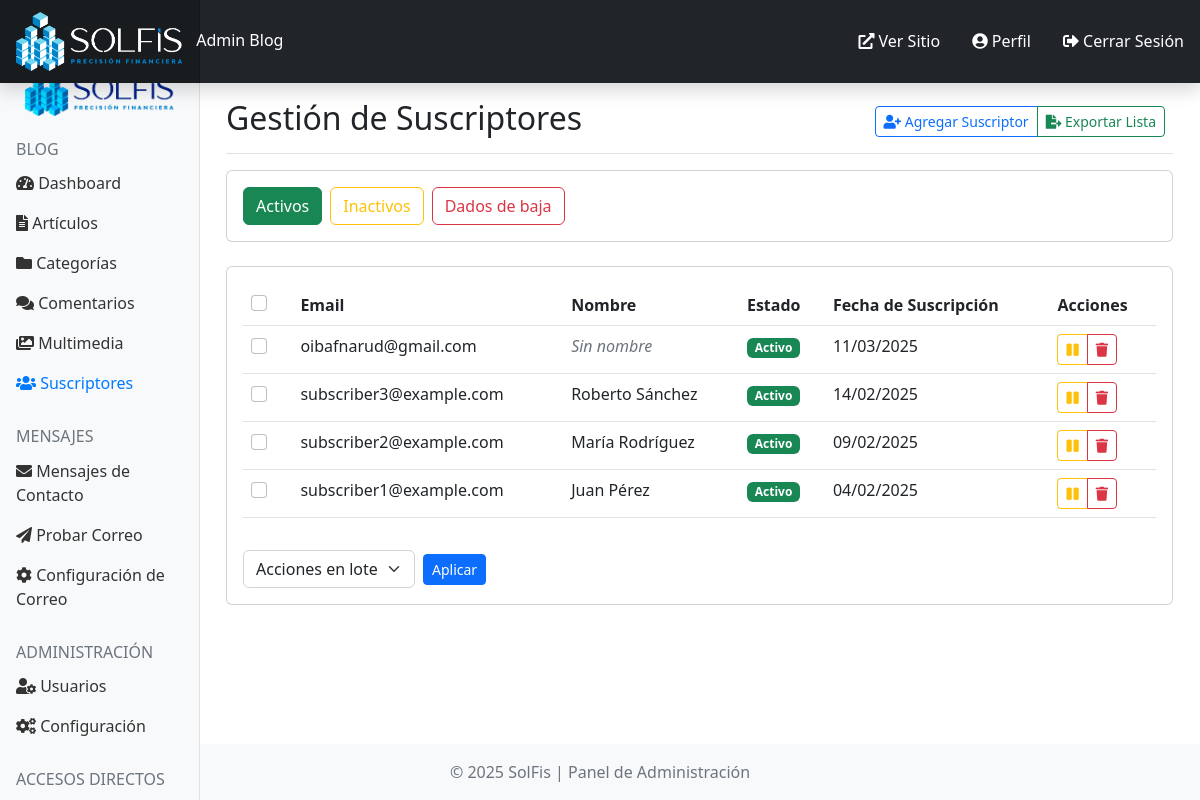
The app's page /admin/subscribers.php?message=subscriber-error (signed in) with its own data.
### tables this page shows
CREATE TABLE `subscribers` (
  `id` int(11) NOT NULL,
  `email` varchar(255) NOT NULL,
  `name` varchar(255) DEFAULT NULL,
  `status` enum('active','inactive','unsubscribed') NOT NULL DEFAULT 'active',
  `created_at` datetime NOT NULL
);

### includes/blog-system.php (called while the page is built, shortened)
<?php
class Database {
    private $connection;
    private static $instance;
    private function __construct() {
        $this->connection = new mysqli(DB_HOST, DB_USER, DB_PASS, DB_NAME);
        $this->connection->set_charset("utf8mb4");
    }
    public static function getInstance() {
        if (!self::$instance) {
            self::$instance = new self();
        }
        return self::$instance;
    }
    public function query($sql) {
        return $this->connection->query($sql);
    }
    public function escape($string) {
        return $this->connection->real_escape_string($string);
    }
}
class Subscriber {
    private $db;
    public function __construct() {
        $this->db = Database::getInstance();
    }
    public function getSubscribers($page = 1, $per_page = 20, $status = 'active') {
        $offset = ($page - 1) * $per_page;
        $sql = "SELECT * FROM subscribers";
        if ($status) {
            $status = $this->db->escape($status);
            $sql .= " WHERE status = '$status'";
        }
        $sql .= " ORDER BY created_at DESC LIMIT $offset, $per_page";
        $result = $this->db->query($sql);
        $subscribers = [];
        while ($result && $row = $result->fetch_assoc()) {
            $subscribers[] = $row;
        }
        $countSql = "SELECT COUNT(*) as total FROM subscribers";
        if ($status) {
            $countSql .= " WHERE status = '$status'";
        }
        $countResult = $this->db->query($countSql);
        $totalSubscribers = 0;
        if ($countResult && $countResult->num_rows > 0) {
            $totalSubscribers = $countResult->fetch_assoc()['total'];
        }
        return [
            'subscribers' => $subscribers,
            'total' => $totalSubscribers,
            'pages' => ceil($totalSubscribers / $per_page),
            'current_page' => $page
        ];
    }
}
class Auth {
    private static $instance;
    public static function getInstance() {
        if (!self::$instance) {
            self::$instance = new self();
        }
        return self::$instance;
    }
}
class Contact {
    private $db;
    public function __construct() {
        $this->db = Database::getInstance();
    }
    public function getMessages($page = 1, $per_page = 10, $status = null) {
        if ($status) {
            $status = $this->db->escape($status);
        }
        $messages = [];
        $countSql = "SELECT COUNT(*) as total FROM contact_messages";
        if ($status) {
            $countSql .= " WHERE status = '$status'";
        }
        $countResult = $this->db->query($countSql);
        $totalMessages = 0;
        if ($countResult && $countResult->num_rows > 0) {
            $totalMessages = $countResult->fetch_assoc()['total'];
        }
        return [
            'messages' => $messages,
            'total' => $totalMessages,
            'pages' => ceil($totalMessages / $per_page),
            'current_page' => $page
        ];
    }
}

### admin/subscribers.php (the view, shortened to what this page needs)
<?php
require_once '../includes/blog-system.php';
$subscriber = new Subscriber();
$page = isset($_GET['page']) ? (int)$_GET['page'] : 1;
$status = isset($_GET['status']) ? $_GET['status'] : 'active';
$per_page = 20;
$subscribersData = $subscriber->getSubscribers($page, $per_page, $status);
$subscribers = $subscribersData['subscribers'];
?>
<?php include 'includes/header.php'; ?>
<div class="admin-main">
    <div class="container-fluid">
        <div class="row">
            <?php include 'includes/sidebar.php'; ?>
            <main class="col-md-9 ms-sm-auto col-lg-10 px-md-4">
                <div class="d-flex justify-content-between flex-wrap flex-md-nowrap align-items-center pt-3 pb-2 mb-3 border-bottom">
                    <h1 class="h2">Gestión de Suscriptores</h1>
                    <div class="btn-toolbar mb-2 mb-md-0">
                        <div class="btn-group me-2">
                            <button type="button" class="btn btn-sm btn-outline-primary" data-bs-toggle="modal" data-bs-target="#addSubscriberModal">
                                <i class="fas fa-user-plus"></i> Agregar Suscriptor
                            </button>
                            <button type="button" class="btn btn-sm btn-outline-success" data-bs-toggle="modal" data-bs-target="#exportSubscribersModal">
                                <i class="fas fa-file-export"></i> Exportar Lista
                            </button>
                        </div>
                    </div>
                </div>
                <div class="card mb-4">
                    <div class="card-body">
                        <div class="d-flex">
                            <a href="subscribers.php?status=active" class="btn <?php echo $status === 'active' ? 'btn-success' : 'btn-outline-success'; ?> me-2">
                                Activos
                            </a>
                            <a href="subscribers.php?status=inactive" class="btn <?php echo $status === 'inactive' ? 'btn-warning' : 'btn-outline-warning'; ?> me-2">
                                Inactivos
                            </a>
                            <a href="subscribers.php?status=unsubscribed" class="btn <?php echo $status === 'unsubscribed' ? 'btn-danger' : 'btn-outline-danger'; ?>">
                                Dados de baja
                            </a>
                        </div>
                    </div>
                </div>
                <div class="card">
                    <div class="card-body">
                        <form action="subscribers.php" method="post">
                            <div class="table-responsive">
                                <table class="table">
                                    <thead>
                                        <tr>
                                            <th>
                                                <div class="form-check">
                                                    <input class="form-check-input select-all" type="checkbox" id="selectAll">
                                                </div>
                                            </th>
                                            <th>Email</th>
                                            <th>Nombre</th>
                                            <th>Estado</th>
                                            <th>Fecha de Suscripción</th>
                                            <th>Acciones</th>
                                        </tr>
                                    </thead>
                                    <tbody>
                                        <?php if (empty($subscribers)): ?>
                                        <tr>
                                            <td colspan="6" class="text-center py-4">No hay suscriptores que coincidan con los filtros aplicados.</td>
                                        </tr>
                                        <?php else: ?>
                                            <?php foreach ($subscribers as $sub): ?>
                                            <tr>
                                                <td>
                                                    <div class="form-check">
                                                        <input class="form-check-input subscriber-select" type="checkbox" name="subscriber_ids[]" value="<?php echo $sub['id']; ?>">
                                                    </div>
                                                </td>
                                                <td><?php echo $sub['email']; ?></td>
                                                <td><?php echo $sub['name'] ? $sub['name'] : '<em class="text-muted">Sin nombre</em>'; ?></td>
                                                <td>
                                                    <?php if ($sub['status'] === 'active'): ?>
                                                        <span class="badge bg-success">Activo</span>
                                                    <?php elseif ($sub['status'] === 'inactive'): ?>
                                                        <span class="badge bg-warning text-dark">Inactivo</span>
                                                    <?php else: ?>
                                                        <span class="badge bg-danger">Dado de baja</span>
                                                    <?php endif; ?>
                                                </td>
                                                <td><?php echo date('d/m/Y', strtotime($sub['created_at'])); ?></td>
                                                <td>
                                                    <div class="btn-group">
                                                        <?php if ($sub['status'] !== 'inactive'): ?>
                                                        <a href="subscriber-deactivate.php?id=<?php echo $sub['id']; ?>" class="btn btn-sm btn-outline-warning" title="Desactivar">
                                                            <i class="fas fa-pause"></i>
                                                        </a>
                                                        <?php endif; ?>
                                                        <a href="subscriber-delete.php?id=<?php echo $sub['id']; ?>" class="btn btn-sm btn-outline-danger" title="Eliminar" onclick="return confirm('¿Está seguro de eliminar este suscriptor?');">
                                                            <i class="fas fa-trash"></i>
                                                        </a>
                                                    </div>
                                                </td>
                                            </tr>
                                            <?php endforeach; ?>
                                        <?php endif; ?>
                                    </tbody>
                                </table>
                            </div>
                            <div class="d-flex justify-content-between align-items-center mt-3">
                                <div class="bulk-actions d-flex align-items-center">
                                    <select name="action" class="form-select me-2">
                                        <option value="">Acciones en lote</option>
                                    </select>
                                    <button type="submit" class="btn btn-sm btn-primary">Aplicar</button>
                                </div>
                            </div>
                        </form>
                    </div>
                </div>
            </main>
        </div>
    </div>
</div>
<?php include 'includes/footer.php'; ?>

### admin/includes/header.php (style rules this page uses)
body { min-height: 100vh; display: flex; flex-direction: column; overflow-x: hidden; }
.container-fluid { width: 100%; padding-right: 15px; padding-left: 15px; overflow-x: hidden; }
.table-responsive { overflow-x: auto; -webkit-overflow-scrolling: touch; }
img, table, iframe, video, object { max-width: 100%; height: auto; }

### records on screen
subscribers: email "oibafnarud@gmail.com", name "Sin nombre", status "Activo", created_at "11/03/2025"
subscribers: email "subscriber3@example.com", name "Roberto Sánchez", status "Activo", created_at "14/02/2025"
subscribers: email "subscriber2@example.com", name "María Rodríguez", status "Activo", created_at "09/02/2025"
subscribers: email "subscriber1@example.com", name "Juan Pérez", status "Activo", created_at "04/02/2025"
